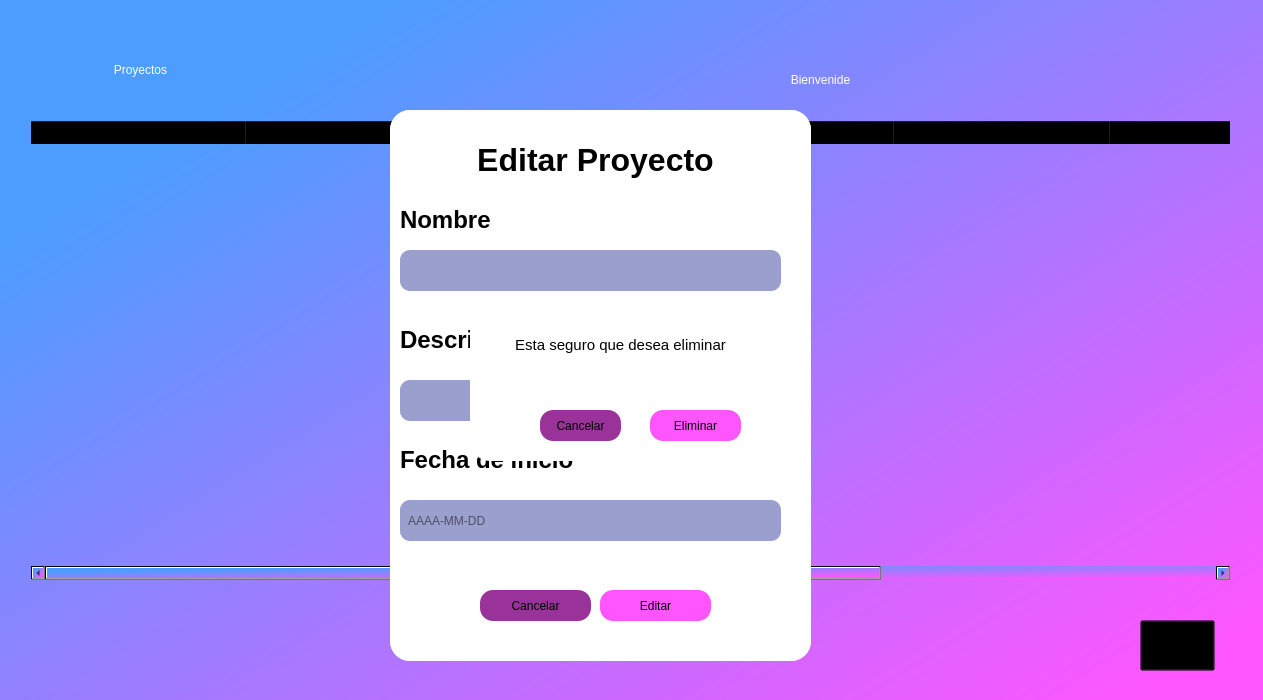
<?xml version="1.0" encoding="UTF-8"?>
<ui version="4.0">
 <class>Dialog</class>
 <widget class="QDialog" name="Dialog">
  <property name="enabled">
   <bool>true</bool>
  </property>
  <property name="geometry">
   <rect>
    <x>0</x>
    <y>0</y>
    <width>1263</width>
    <height>700</height>
   </rect>
  </property>
  <property name="windowTitle">
   <string>Dialog</string>
  </property>
  <widget class="QWidget" name="fondo" native="true">
   <property name="enabled">
    <bool>true</bool>
   </property>
   <property name="geometry">
    <rect>
     <x>-10</x>
     <y>0</y>
     <width>1280</width>
     <height>700</height>
    </rect>
   </property>
   <property name="mouseTracking">
    <bool>true</bool>
   </property>
   <property name="autoFillBackground">
    <bool>false</bool>
   </property>
   <property name="styleSheet">
    <string notr="true">background-color:qlineargradient(spread:pad, x1:0.147, y1:0.193182, x2:0.975, y2:0.925682, stop:0 rgba(76, 157, 255, 255), stop:0.997468 rgba(255, 85, 255, 255))</string>
   </property>
   <widget class="QLabel" name="label">
    <property name="geometry">
     <rect>
      <x>30</x>
      <y>30</y>
      <width>241</width>
      <height>81</height>
     </rect>
    </property>
    <property name="autoFillBackground">
     <bool>false</bool>
    </property>
    <property name="styleSheet">
     <string notr="true">font: 36pt &quot;Verdana&quot;;
 color:rgb(255, 255, 255);
background-color: rgba(0,0,0,0);
border-radius:20;</string>
    </property>
    <property name="text">
     <string>&lt;html&gt;&lt;head/&gt;&lt;body&gt;&lt;p align=&quot;center&quot;&gt;Proyectos&lt;/p&gt;&lt;/body&gt;&lt;/html&gt;</string>
    </property>
    <property name="alignment">
     <set>Qt::AlignLeading|Qt::AlignLeft|Qt::AlignVCenter</set>
    </property>
   </widget>
   <widget class="QTableWidget" name="tableWidget">
    <property name="geometry">
     <rect>
      <x>40</x>
      <y>120</y>
      <width>1201</width>
      <height>461</height>
     </rect>
    </property>
    <property name="styleSheet">
     <string notr="true">background-color: rgba(0,0,0,0);
font: 12pt &quot;Verdana&quot;;</string>
    </property>
    <property name="showGrid">
     <bool>true</bool>
    </property>
    <property name="wordWrap">
     <bool>true</bool>
    </property>
    <attribute name="horizontalHeaderVisible">
     <bool>true</bool>
    </attribute>
    <attribute name="horizontalHeaderDefaultSectionSize">
     <number>216</number>
    </attribute>
    <attribute name="horizontalHeaderHighlightSections">
     <bool>true</bool>
    </attribute>
    <attribute name="verticalHeaderCascadingSectionResizes">
     <bool>false</bool>
    </attribute>
    <attribute name="verticalHeaderDefaultSectionSize">
     <number>30</number>
    </attribute>
    <column>
     <property name="text">
      <string>Nombre</string>
     </property>
     <property name="font">
      <font>
       <family>Verdana</family>
       <pointsize>12</pointsize>
       <weight>75</weight>
       <bold>true</bold>
      </font>
     </property>
    </column>
    <column>
     <property name="text">
      <string>Descripcion</string>
     </property>
     <property name="font">
      <font>
       <family>Verdana</family>
       <pointsize>12</pointsize>
       <weight>75</weight>
       <bold>true</bold>
      </font>
     </property>
    </column>
    <column>
     <property name="text">
      <string>Fecha de inicio</string>
     </property>
     <property name="font">
      <font>
       <family>Verdana</family>
       <pointsize>12</pointsize>
       <weight>75</weight>
       <bold>true</bold>
      </font>
     </property>
    </column>
    <column>
     <property name="text">
      <string>New Column</string>
     </property>
     <property name="font">
      <font>
       <family>Verdana</family>
       <pointsize>12</pointsize>
       <weight>75</weight>
       <bold>true</bold>
      </font>
     </property>
    </column>
    <column>
     <property name="text">
      <string>Actividades</string>
     </property>
     <property name="font">
      <font>
       <family>Verdana</family>
       <pointsize>12</pointsize>
       <weight>75</weight>
       <bold>true</bold>
      </font>
     </property>
    </column>
    <column>
     <property name="text">
      <string>Editar</string>
     </property>
     <property name="font">
      <font>
       <family>Verdana</family>
       <pointsize>12</pointsize>
       <weight>75</weight>
       <bold>true</bold>
      </font>
     </property>
    </column>
    <column>
     <property name="text">
      <string>Eliminar</string>
     </property>
     <property name="font">
      <font>
       <family>Verdana</family>
       <pointsize>12</pointsize>
       <weight>75</weight>
       <bold>true</bold>
      </font>
     </property>
    </column>
   </widget>
   <widget class="QLabel" name="name">
    <property name="geometry">
     <rect>
      <x>940</x>
      <y>60</y>
      <width>221</width>
      <height>39</height>
     </rect>
    </property>
    <property name="styleSheet">
     <string notr="true">font: 26pt &quot;Rockwell&quot;; color:rgb(255, 255, 255);
background-color: rgba(0,0,0,0);
border-radius:20;</string>
    </property>
    <property name="text">
     <string/>
    </property>
   </widget>
   <widget class="QLabel" name="label_2">
    <property name="geometry">
     <rect>
      <x>690</x>
      <y>50</y>
      <width>281</width>
      <height>61</height>
     </rect>
    </property>
    <property name="autoFillBackground">
     <bool>false</bool>
    </property>
    <property name="styleSheet">
     <string notr="true">color:rgb(255, 255, 255);
font: 26pt &quot;Verdana&quot;;
background-color: rgba(0,0,0,0);
border-radius:20;</string>
    </property>
    <property name="text">
     <string>&lt;html&gt;&lt;head/&gt;&lt;body&gt;&lt;p align=&quot;center&quot;&gt;Bienvenide&lt;/p&gt;&lt;/body&gt;&lt;/html&gt;</string>
    </property>
    <property name="alignment">
     <set>Qt::AlignLeading|Qt::AlignLeft|Qt::AlignVCenter</set>
    </property>
   </widget>
   <widget class="QWidget" name="crp" native="true">
    <property name="enabled">
     <bool>true</bool>
    </property>
    <property name="geometry">
     <rect>
      <x>400</x>
      <y>110</y>
      <width>421</width>
      <height>551</height>
     </rect>
    </property>
    <property name="styleSheet">
     <string notr="true">background-color: rgb(255, 255, 255);
border-bottom-left-radius: 20px;
border-bottom-right-radius:20px;
border-top-left-radius: 20px;
border-top-right-radius: 20px;</string>
    </property>
    <widget class="QLabel" name="label_3">
     <property name="geometry">
      <rect>
       <x>10</x>
       <y>20</y>
       <width>391</width>
       <height>61</height>
      </rect>
     </property>
     <property name="autoFillBackground">
      <bool>false</bool>
     </property>
     <property name="styleSheet">
      <string notr="true">color: rgb(0, 0, 0);
font: 28pt &quot;Verdana&quot;;
background-color: rgba(0,0,0,0);
border-radius:20;</string>
     </property>
     <property name="text">
      <string>&lt;html&gt;&lt;head/&gt;&lt;body&gt;&lt;p align=&quot;center&quot;&gt;&lt;span style=&quot; font-size:24pt; font-weight:600;&quot;&gt;Crear Proyecto&lt;/span&gt;&lt;/p&gt;&lt;/body&gt;&lt;/html&gt;</string>
     </property>
     <property name="alignment">
      <set>Qt::AlignLeading|Qt::AlignLeft|Qt::AlignVCenter</set>
     </property>
    </widget>
    <widget class="QLabel" name="label_4">
     <property name="geometry">
      <rect>
       <x>10</x>
       <y>80</y>
       <width>281</width>
       <height>61</height>
      </rect>
     </property>
     <property name="autoFillBackground">
      <bool>false</bool>
     </property>
     <property name="styleSheet">
      <string notr="true">color: rgb(0, 0, 0);
background-color: rgba(0,0,0,0);
border-radius:20;
font: 75 16pt &quot;Verdana&quot;;</string>
     </property>
     <property name="text">
      <string>&lt;html&gt;&lt;head/&gt;&lt;body&gt;&lt;p&gt;&lt;span style=&quot; font-size:18pt; font-weight:600;&quot;&gt;Nombre&lt;/span&gt;&lt;/p&gt;&lt;/body&gt;&lt;/html&gt;</string>
     </property>
     <property name="alignment">
      <set>Qt::AlignLeading|Qt::AlignLeft|Qt::AlignVCenter</set>
     </property>
    </widget>
    <widget class="QPushButton" name="cancelarbtn">
     <property name="geometry">
      <rect>
       <x>90</x>
       <y>480</y>
       <width>111</width>
       <height>31</height>
      </rect>
     </property>
     <property name="styleSheet">
      <string notr="true">background-color: rgb(153, 51, 153);
border-radius:13px;</string>
     </property>
     <property name="text">
      <string>Cancelar</string>
     </property>
    </widget>
    <widget class="QLabel" name="label_6">
     <property name="geometry">
      <rect>
       <x>10</x>
       <y>200</y>
       <width>281</width>
       <height>61</height>
      </rect>
     </property>
     <property name="autoFillBackground">
      <bool>false</bool>
     </property>
     <property name="styleSheet">
      <string notr="true">color: rgb(0, 0, 0);
background-color: rgba(0,0,0,0);
border-radius:20;
font: 75 16pt &quot;Verdana&quot;;</string>
     </property>
     <property name="text">
      <string>&lt;html&gt;&lt;head/&gt;&lt;body&gt;&lt;p&gt;&lt;span style=&quot; font-size:18pt; font-weight:600;&quot;&gt;Descripcion&lt;/span&gt;&lt;/p&gt;&lt;/body&gt;&lt;/html&gt;</string>
     </property>
     <property name="alignment">
      <set>Qt::AlignLeading|Qt::AlignLeft|Qt::AlignVCenter</set>
     </property>
    </widget>
    <widget class="QLabel" name="label_5">
     <property name="geometry">
      <rect>
       <x>10</x>
       <y>320</y>
       <width>281</width>
       <height>61</height>
      </rect>
     </property>
     <property name="autoFillBackground">
      <bool>false</bool>
     </property>
     <property name="styleSheet">
      <string notr="true">color: rgb(0, 0, 0);
background-color: rgba(0,0,0,0);
border-radius:20;
font: 75 16pt &quot;Verdana&quot;;</string>
     </property>
     <property name="text">
      <string>&lt;html&gt;&lt;head/&gt;&lt;body&gt;&lt;p&gt;&lt;span style=&quot; font-size:18pt; font-weight:600;&quot;&gt;Fecha de inicio&lt;/span&gt;&lt;/p&gt;&lt;/body&gt;&lt;/html&gt;</string>
     </property>
     <property name="alignment">
      <set>Qt::AlignLeading|Qt::AlignLeft|Qt::AlignVCenter</set>
     </property>
    </widget>
    <widget class="QLineEdit" name="nom">
     <property name="geometry">
      <rect>
       <x>10</x>
       <y>140</y>
       <width>381</width>
       <height>41</height>
      </rect>
     </property>
     <property name="styleSheet">
      <string notr="true">background-color: rgb(155, 159, 206);
border-radius:10px;
font: 12pt &quot;Verdana&quot;;</string>
     </property>
    </widget>
    <widget class="QLineEdit" name="des">
     <property name="geometry">
      <rect>
       <x>10</x>
       <y>270</y>
       <width>381</width>
       <height>41</height>
      </rect>
     </property>
     <property name="styleSheet">
      <string notr="true">background-color: rgb(155, 159, 206);
border-radius:10px;
font: 12pt &quot;Verdana&quot;;</string>
     </property>
    </widget>
    <widget class="QLineEdit" name="fech">
     <property name="geometry">
      <rect>
       <x>10</x>
       <y>390</y>
       <width>381</width>
       <height>41</height>
      </rect>
     </property>
     <property name="styleSheet">
      <string notr="true">background-color: rgb(155, 159, 206);
border-radius:10px;
font: 12pt &quot;Verdana&quot;;</string>
     </property>
     <property name="inputMask">
      <string/>
     </property>
     <property name="text">
      <string/>
     </property>
     <property name="placeholderText">
      <string>  AAAA-MM-DD</string>
     </property>
    </widget>
    <widget class="QPushButton" name="crearbtn">
     <property name="geometry">
      <rect>
       <x>210</x>
       <y>480</y>
       <width>111</width>
       <height>31</height>
      </rect>
     </property>
     <property name="styleSheet">
      <string notr="true">background-color:rgb(255, 85, 255);
border-radius:13px;</string>
     </property>
     <property name="text">
      <string>Crear</string>
     </property>
    </widget>
   </widget>
   <widget class="QWidget" name="editarp" native="true">
    <property name="enabled">
     <bool>true</bool>
    </property>
    <property name="geometry">
     <rect>
      <x>400</x>
      <y>110</y>
      <width>421</width>
      <height>551</height>
     </rect>
    </property>
    <property name="styleSheet">
     <string notr="true">background-color: rgb(255, 255, 255);
border-bottom-left-radius: 20px;
border-bottom-right-radius:20px;
border-top-left-radius: 20px;
border-top-right-radius: 20px;</string>
    </property>
    <widget class="QLabel" name="label_8">
     <property name="geometry">
      <rect>
       <x>10</x>
       <y>20</y>
       <width>391</width>
       <height>61</height>
      </rect>
     </property>
     <property name="autoFillBackground">
      <bool>false</bool>
     </property>
     <property name="styleSheet">
      <string notr="true">color: rgb(0, 0, 0);
font: 28pt &quot;Verdana&quot;;
background-color: rgba(0,0,0,0);
border-radius:20;</string>
     </property>
     <property name="text">
      <string>&lt;html&gt;&lt;head/&gt;&lt;body&gt;&lt;p align=&quot;center&quot;&gt;&lt;span style=&quot; font-size:24pt; font-weight:600;&quot;&gt;Editar Proyecto&lt;/span&gt;&lt;/p&gt;&lt;/body&gt;&lt;/html&gt;</string>
     </property>
     <property name="alignment">
      <set>Qt::AlignLeading|Qt::AlignLeft|Qt::AlignVCenter</set>
     </property>
    </widget>
    <widget class="QLabel" name="label_9">
     <property name="geometry">
      <rect>
       <x>10</x>
       <y>80</y>
       <width>281</width>
       <height>61</height>
      </rect>
     </property>
     <property name="autoFillBackground">
      <bool>false</bool>
     </property>
     <property name="styleSheet">
      <string notr="true">color: rgb(0, 0, 0);
background-color: rgba(0,0,0,0);
border-radius:20;
font: 75 16pt &quot;Verdana&quot;;</string>
     </property>
     <property name="text">
      <string>&lt;html&gt;&lt;head/&gt;&lt;body&gt;&lt;p&gt;&lt;span style=&quot; font-size:18pt; font-weight:600;&quot;&gt;Nombre&lt;/span&gt;&lt;/p&gt;&lt;/body&gt;&lt;/html&gt;</string>
     </property>
     <property name="alignment">
      <set>Qt::AlignLeading|Qt::AlignLeft|Qt::AlignVCenter</set>
     </property>
    </widget>
    <widget class="QPushButton" name="cancelarbtn_3">
     <property name="geometry">
      <rect>
       <x>90</x>
       <y>480</y>
       <width>111</width>
       <height>31</height>
      </rect>
     </property>
     <property name="styleSheet">
      <string notr="true">background-color: rgb(153, 51, 153);
border-radius:13px;</string>
     </property>
     <property name="text">
      <string>Cancelar</string>
     </property>
    </widget>
    <widget class="QLabel" name="label_10">
     <property name="geometry">
      <rect>
       <x>10</x>
       <y>200</y>
       <width>281</width>
       <height>61</height>
      </rect>
     </property>
     <property name="autoFillBackground">
      <bool>false</bool>
     </property>
     <property name="styleSheet">
      <string notr="true">color: rgb(0, 0, 0);
background-color: rgba(0,0,0,0);
border-radius:20;
font: 75 16pt &quot;Verdana&quot;;</string>
     </property>
     <property name="text">
      <string>&lt;html&gt;&lt;head/&gt;&lt;body&gt;&lt;p&gt;&lt;span style=&quot; font-size:18pt; font-weight:600;&quot;&gt;Descripcion&lt;/span&gt;&lt;/p&gt;&lt;/body&gt;&lt;/html&gt;</string>
     </property>
     <property name="alignment">
      <set>Qt::AlignLeading|Qt::AlignLeft|Qt::AlignVCenter</set>
     </property>
    </widget>
    <widget class="QLabel" name="label_11">
     <property name="geometry">
      <rect>
       <x>10</x>
       <y>320</y>
       <width>281</width>
       <height>61</height>
      </rect>
     </property>
     <property name="autoFillBackground">
      <bool>false</bool>
     </property>
     <property name="styleSheet">
      <string notr="true">color: rgb(0, 0, 0);
background-color: rgba(0,0,0,0);
border-radius:20;
font: 75 16pt &quot;Verdana&quot;;</string>
     </property>
     <property name="text">
      <string>&lt;html&gt;&lt;head/&gt;&lt;body&gt;&lt;p&gt;&lt;span style=&quot; font-size:18pt; font-weight:600;&quot;&gt;Fecha de inicio&lt;/span&gt;&lt;/p&gt;&lt;/body&gt;&lt;/html&gt;</string>
     </property>
     <property name="alignment">
      <set>Qt::AlignLeading|Qt::AlignLeft|Qt::AlignVCenter</set>
     </property>
    </widget>
    <widget class="QLineEdit" name="nom_2">
     <property name="geometry">
      <rect>
       <x>10</x>
       <y>140</y>
       <width>381</width>
       <height>41</height>
      </rect>
     </property>
     <property name="styleSheet">
      <string notr="true">background-color: rgb(155, 159, 206);
border-radius:10px;
font: 12pt &quot;Verdana&quot;;</string>
     </property>
    </widget>
    <widget class="QLineEdit" name="des_2">
     <property name="geometry">
      <rect>
       <x>10</x>
       <y>270</y>
       <width>381</width>
       <height>41</height>
      </rect>
     </property>
     <property name="styleSheet">
      <string notr="true">background-color: rgb(155, 159, 206);
border-radius:10px;
font: 12pt &quot;Verdana&quot;;</string>
     </property>
    </widget>
    <widget class="QLineEdit" name="fech_2">
     <property name="geometry">
      <rect>
       <x>10</x>
       <y>390</y>
       <width>381</width>
       <height>41</height>
      </rect>
     </property>
     <property name="styleSheet">
      <string notr="true">background-color: rgb(155, 159, 206);
border-radius:10px;
font: 12pt &quot;Verdana&quot;;</string>
     </property>
     <property name="inputMask">
      <string/>
     </property>
     <property name="text">
      <string/>
     </property>
     <property name="placeholderText">
      <string>  AAAA-MM-DD</string>
     </property>
    </widget>
    <widget class="QPushButton" name="editarbtn">
     <property name="geometry">
      <rect>
       <x>210</x>
       <y>480</y>
       <width>111</width>
       <height>31</height>
      </rect>
     </property>
     <property name="styleSheet">
      <string notr="true">background-color:rgb(255, 85, 255);
border-radius:13px;</string>
     </property>
     <property name="text">
      <string>Editar</string>
     </property>
    </widget>
   </widget>
   <widget class="QWidget" name="eliminar" native="true">
    <property name="enabled">
     <bool>true</bool>
    </property>
    <property name="geometry">
     <rect>
      <x>480</x>
      <y>300</y>
      <width>321</width>
      <height>161</height>
     </rect>
    </property>
    <property name="styleSheet">
     <string notr="true">background-color: rgb(255, 255, 255);
border-bottom-left-radius: 20px;
border-bottom-right-radius:20px;
border-top-left-radius: 20px;
border-top-right-radius: 20px;</string>
    </property>
    <widget class="QLabel" name="label_7">
     <property name="geometry">
      <rect>
       <x>0</x>
       <y>10</y>
       <width>301</width>
       <height>71</height>
      </rect>
     </property>
     <property name="autoFillBackground">
      <bool>false</bool>
     </property>
     <property name="styleSheet">
      <string notr="true">color: rgb(0, 0, 0);
font: 18pt &quot;Verdana&quot;;
background-color: rgba(0,0,0,0);
border-radius:20;</string>
     </property>
     <property name="text">
      <string>&lt;html&gt;&lt;head/&gt;&lt;body&gt;&lt;p align=&quot;center&quot;&gt;&lt;span style=&quot; font-size:11pt;&quot;&gt;Esta seguro que desea eliminar&lt;/span&gt;&lt;/p&gt;&lt;/body&gt;&lt;/html&gt;</string>
     </property>
     <property name="alignment">
      <set>Qt::AlignLeading|Qt::AlignLeft|Qt::AlignVCenter</set>
     </property>
    </widget>
    <widget class="QLabel" name="nom_proy">
     <property name="geometry">
      <rect>
       <x>10</x>
       <y>60</y>
       <width>301</width>
       <height>41</height>
      </rect>
     </property>
     <property name="styleSheet">
      <string notr="true">font: 14pt &quot;Verdana&quot;;</string>
     </property>
     <property name="text">
      <string/>
     </property>
    </widget>
    <widget class="QPushButton" name="cancelarbtn_2">
     <property name="geometry">
      <rect>
       <x>70</x>
       <y>110</y>
       <width>81</width>
       <height>31</height>
      </rect>
     </property>
     <property name="styleSheet">
      <string notr="true">background-color: rgb(153, 51, 153);
border-radius:13px;</string>
     </property>
     <property name="text">
      <string>Cancelar</string>
     </property>
    </widget>
    <widget class="QPushButton" name="eliminarbtn">
     <property name="geometry">
      <rect>
       <x>180</x>
       <y>110</y>
       <width>91</width>
       <height>31</height>
      </rect>
     </property>
     <property name="styleSheet">
      <string notr="true">background-color:rgb(255, 85, 255);
border-radius:13px;</string>
     </property>
     <property name="text">
      <string>Eliminar</string>
     </property>
    </widget>
   </widget>
   <widget class="QPushButton" name="botoMAS">
    <property name="geometry">
     <rect>
      <x>1150</x>
      <y>620</y>
      <width>75</width>
      <height>51</height>
     </rect>
    </property>
    <property name="styleSheet">
     <string notr="true">background-color: rgba(0,0, 0, 0);</string>
    </property>
    <property name="text">
     <string/>
    </property>
    <property name="icon">
     <iconset>
      <normaloff>add-icon.png</normaloff>add-icon.png</iconset>
    </property>
    <property name="iconSize">
     <size>
      <width>50</width>
      <height>50</height>
     </size>
    </property>
   </widget>
   <zorder>tableWidget</zorder>
   <zorder>label</zorder>
   <zorder>name</zorder>
   <zorder>label_2</zorder>
   <zorder>crp</zorder>
   <zorder>editarp</zorder>
   <zorder>eliminar</zorder>
   <zorder>botoMAS</zorder>
  </widget>
  <widget class="QWidget" name="widget_2" native="true">
   <property name="geometry">
    <rect>
     <x>959</x>
     <y>129</y>
     <width>441</width>
     <height>241</height>
    </rect>
   </property>
  </widget>
 </widget>
 <resources/>
 <connections/>
</ui>
